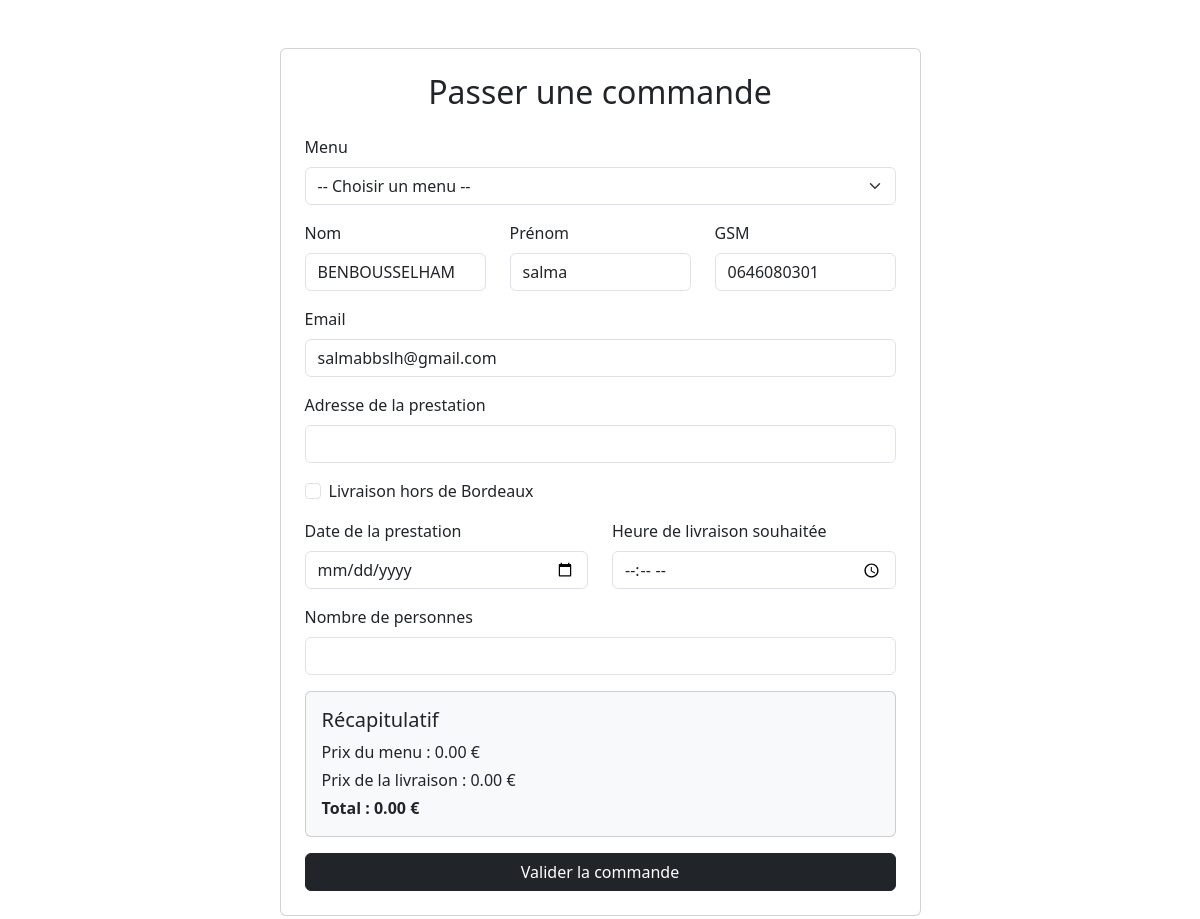
/pages/commande.php (signed in), run on the app's committed database.
### tables this page shows
CREATE TABLE `utilisateur` (
  `utilisateur_id` int NOT NULL,
  `email` varchar(50) DEFAULT NULL,
  `password` varchar(255) DEFAULT NULL,
  `nom` varchar(50) DEFAULT NULL,
  `prenom` varchar(50) DEFAULT NULL,
  `telephone` varchar(50) DEFAULT NULL,
  `ville` varchar(50) DEFAULT NULL,
  `pays` varchar(50) DEFAULT NULL,
  `adresse_postale` varchar(50) DEFAULT NULL,
  `role_id` int DEFAULT NULL,
  `reset_token` varchar(255) DEFAULT NULL,
  `reset_token_expire` datetime DEFAULT NULL,
  `actif` tinyint(1) NOT NULL DEFAULT '1'
);

### pages/commande.php (the view, shortened to what this page needs)
<?php
require_once '../php/config.php';
$utilisateur_id = $_SESSION['utilisateur_id'];
$stmt = $pdo->prepare("SELECT * FROM utilisateur WHERE utilisateur_id = ?");
$stmt->execute([$utilisateur_id]);
$utilisateur = $stmt->fetch(PDO::FETCH_ASSOC);
$menu = null;
?>
<!DOCTYPE html>
<html lang="fr">
<head>
    <link href="https://cdn.jsdelivr.net/npm/bootstrap@5.3.0/dist/css/bootstrap.min.css" rel="stylesheet">
</head>
<body class="d-flex flex-column min-vh-100">
<div class="container my-5 flex-grow-1">
  <div class="row justify-content-center">
    <div class="col-md-7">
      <div class="card p-4">
        <h2 class="text-center mb-4">Passer une commande</h2>
        <form action="../php/commande.php" method="POST" id="formCommande">
          <div class="mb-3">
            <label class="form-label">Menu</label>
            <select name="menu_id" id="menu_id" class="form-select" required <?= $menu ? 'disabled' : '' ?>>
              <option value="">-- Choisir un menu --</option>
            </select>
          </div>
          <div class="row mb-3">
            <div class="col-md-4">
              <label class="form-label">Nom</label>
              <input type="text" class="form-control" value="<?= htmlspecialchars($utilisateur['nom']) ?>" readonly>
            </div>
            <div class="col-md-4">
              <label class="form-label">Prénom</label>
              <input type="text" class="form-control" value="<?= htmlspecialchars($utilisateur['prenom']) ?>" readonly>
            </div>
            <div class="col-md-4">
              <label class="form-label">GSM</label>
              <input type="text" class="form-control" value="<?= htmlspecialchars($utilisateur['telephone']) ?>" readonly>
            </div>
          </div>
          <div class="mb-3">
            <label class="form-label">Email</label>
            <input type="email" class="form-control" value="<?= htmlspecialchars($utilisateur['email']) ?>" readonly>
          </div>
          <div class="mb-3">
            <label class="form-label">Adresse de la prestation</label>
            <input type="text" name="adresse_livraison" class="form-control" required>
          </div>
          <div class="mb-3 form-check">
            <input type="checkbox" class="form-check-input" id="hors_bordeaux" name="hors_bordeaux" value="1">
            <label class="form-check-label" for="hors_bordeaux">Livraison hors de Bordeaux</label>
          </div>
          <div class="row mb-3">
            <div class="col-md-6">
              <label class="form-label">Date de la prestation</label>
              <input type="date" name="date_prestation" class="form-control" required>
            </div>
            <div class="col-md-6">
              <label class="form-label">Heure de livraison souhaitée</label>
              <input type="time" name="heure_livraison" class="form-control" required>
            </div>
          </div>
          <div class="mb-3">
            <label class="form-label">Nombre de personnes</label>
            <input type="number" name="nombre_personne" id="nombre_personne" class="form-control" required>
          </div>
          <div class="card bg-light p-3 mb-3">
            <h5>Récapitulatif</h5>
            <p class="mb-1">Prix du menu : <span id="prix_menu_affiche">0.00</span> €</p>
            <p class="mb-1">Prix de la livraison : <span id="prix_livraison_affiche">0.00</span> €</p>
            <p class="mb-0 fw-bold">Total : <span id="prix_total_affiche">0.00</span> €</p>
          </div>
          <button type="submit" class="btn btn-dark w-100">Valider la commande</button>
        </form>
      </div>
    </div>
  </div>
</div>
</body>
</html>

### data on the page
utilisateur: nom "BENBOUSSELHAM", prenom "salma", telephone "0646080301", email "salmabbslh@gmail.com"
